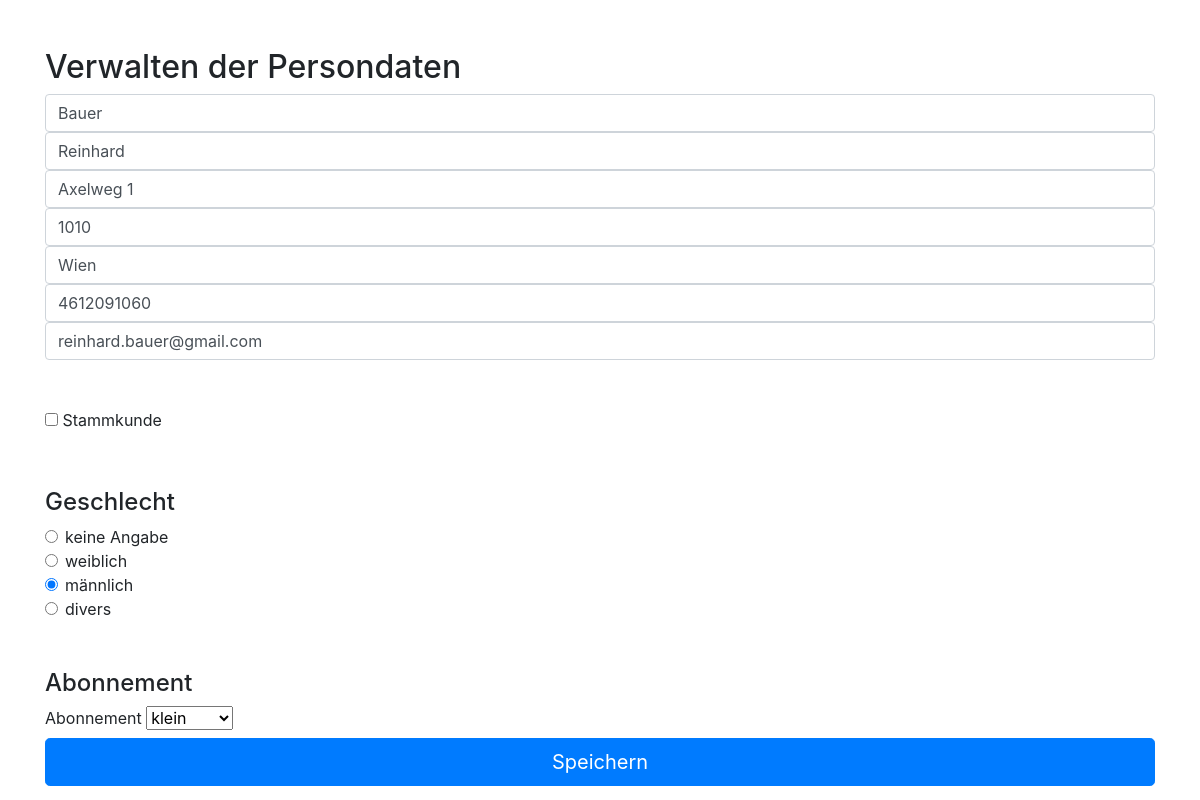
Screenshot of /person_admin.php?person_id=67&erst_aufruf=1 with the database file from the repository.
### tables this page shows
CREATE TABLE `person` (
  `Person_Id` int(11) NOT NULL,
  `Person_Nachname` varchar(50) NOT NULL,
  `Person_Vorname` varchar(50) DEFAULT NULL,
  `Person_Strasse` varchar(50) DEFAULT NULL,
  `Person_PLZ` varchar(20) DEFAULT NULL,
  `Person_Ort` varchar(50) DEFAULT NULL,
  `Person_SVNr` varchar(10) NOT NULL,
  `Person_Email` varchar(50) DEFAULT NULL,
  `Person_Stammkunde` tinyint(1) NOT NULL DEFAULT 0,
  `Person_Geschlecht` varchar(1) DEFAULT NULL,
  `Person_Abonnement` varchar(10) NOT NULL DEFAULT 'klein',
  `Person_Passwort` varchar(255) NOT NULL COMMENT 'muss so lang sein wegen Verschlüsselung'
);

### person_admin.php (the view, shortened to what this page needs)
<?php
require_once 'connection.php';
$person_id = $_GET['person_id'];
$nachname ="";
$vorname = "";
$strasse = "";
$plz = "";
$ort = "";
$svnr = "";
$email = "";
$stammkunde = "";
$geschlecht = "";
$abo = "";
try {
    $sql = "SELECT * FROM `person`
            WHERE person_id = ".$person_id;
    $result = $conn->query($sql);
    foreach($result as $row => $akt_person) {
        $nachname = $akt_person['Person_Nachname'];
        $vorname = $akt_person['Person_Vorname'];
        $strasse = $akt_person['Person_Strasse'];
        $plz = $akt_person['Person_PLZ'];
        $ort = $akt_person['Person_Ort'];
        $svnr = $akt_person['Person_SVNr'];
        $email = $akt_person['Person_Email'];
        $stammkunde = $akt_person['Person_Stammkunde'];
        $geschlecht = $akt_person['Person_Geschlecht'];
        $abo = $akt_person['Person_Abonnement'];
    }
}
catch(PDOException $e) {
    echo "Error: " . $e->getMessage();
}
?>
<!DOCTYPE html>
<html lang="de">
<head>
    <link rel="stylesheet" href="https://maxcdn.bootstrapcdn.com/bootstrap/4.0.0/css/bootstrap.min.css">
</head>
<body>
<div class="container">
    <h2 class="mt-5">Verwalten der Persondaten</h2>
    <form class="form-signin" onSubmit="return checkForm()" action="<?php echo htmlspecialchars($_SERVER["PHP_SELF"]);?>" method="post" name="person_admin">
        <input type="text" name="input_Person_Nachname" id="input_Person_Nachname" value = <?php echo "'".$nachname."'"?> class="form-control" placeholder="Nachname" required autofocus>
        <input type="text" name="input_Person_Vorname" id="input_Person_Vorname" value = <?php echo "'".$vorname."'"?> class="form-control" placeholder="Vorname">
        <input type="text" name="input_Person_Strasse" id="input_Person_Strasse" value = <?php echo "'".$strasse."'"?> class="form-control" placeholder="Straße">
        <input type="text" name="input_Person_PLZ" id="input_Person_PLZ" value = <?php echo "'".$plz."'"?> class="form-control" placeholder="PLZ">
        <input type="text" name="input_Person_Ort" id="input_Person_Ort" value = <?php echo "'".$ort."'"?> class="form-control" placeholder="Ort">
        <input type="text" name="input_Person_SVNr" id="input_Person_SVNr" value = <?php echo "'".$svnr."'"?> class="form-control" placeholder="SVNr" required autofocus>
        <input type="email" name="input_Person_Email" id="input_Person_Email" value = <?php echo "'".$email."'"?> class="form-control" placeholder="Email-Adresse" required>
        <div class="checkbox mt-5">
            <input type="checkbox" id="input_Person_Stammkunde" name="input_Person_Stammkunde" value="1"
                <?php
                if ($stammkunde) {
                    echo "checked";
                }
                ?>
            >
            <label for="input_Person_Stammkunde">Stammkunde</label>
        </div>
        <h4 class="mt-5">Geschlecht</h4>
        <div class="form-check">
            <input id="input_Person_Geschlecht_keineAngabe" name="input_Person_Geschlecht" type="radio" class="form-check-input" value="-" required
                <?php
                if ($geschlecht == "-"){
                    echo "checked";
                }
                ?>
            >
            <label class="form-check-label" for="input_Person_Geschlecht_keineAngabe">keine Angabe</label>
        </div>
        <div class="form-check">
            <input id="input_Person_Geschlecht_weiblich" name="input_Person_Geschlecht" type="radio" class="form-check-input" value="w" required
                <?php
                if ($geschlecht == "w"){
                    echo "checked";
                }
                ?>
            >
            <label class="form-check-label" for="input_Person_Geschlecht_weiblich">weiblich</label>
        </div>
        <div class="form-check">
            <input id="input_Person_Geschlecht_maennlich" name="input_Person_Geschlecht" type="radio" class="form-check-input" value="m" required
                <?php
                if ($geschlecht == "m"){
                    echo "checked";
                }
                ?>
            >
            <label class="form-check-label" for="input_Person_Geschlecht_maennlich">männlich</label>
        </div>
        <div class="form-check">
            <input id="input_Person_Geschlecht_divers" name="input_Person_Geschlecht" type="radio" class="form-check-input" value="d" required
                <?php
                if ($geschlecht == "d"){
                    echo "checked";
                }
                ?>
            >
            <label class="form-check-label" for="input_Person_Geschlecht_divers">divers</label>
        </div>
        <h4 class="mt-5">Abonnement</h4>
        <label for="input_Person_Abonnement" class="form-label">Abonnement</label>
        <select class="form-select" id="input_Person_Abonnement" name="input_Person_Abonnement" required>
            <option value="klein"
                <?php
                 if ($abo == "klein"){
                    echo "selected";
                }
                ?>
            >klein</option>
        </select>
      <input name="submitBtn" class="btn btn-lg btn-primary btn-block" type="submit" id="submitBtn" value="Speichern"></button>
    </form>
  </div>
</body>
</html>

### rows the page displays
person: input_Person_Nachname "Bauer", input_Person_Vorname "Reinhard", input_Person_Strasse "Axelweg 1", input_Person_PLZ "1010", input_Person_Ort "Wien", input_Person_SVNr "4612091060", input_Person_Email "reinhard.bauer@gmail.com", Person_Geschlecht "☐ keine Angabe", Person_Geschlecht "☐ weiblich", Person_Geschlecht "☑ männlich", Person_Geschlecht "☐ divers", input_Person_Abonnement "klein"
